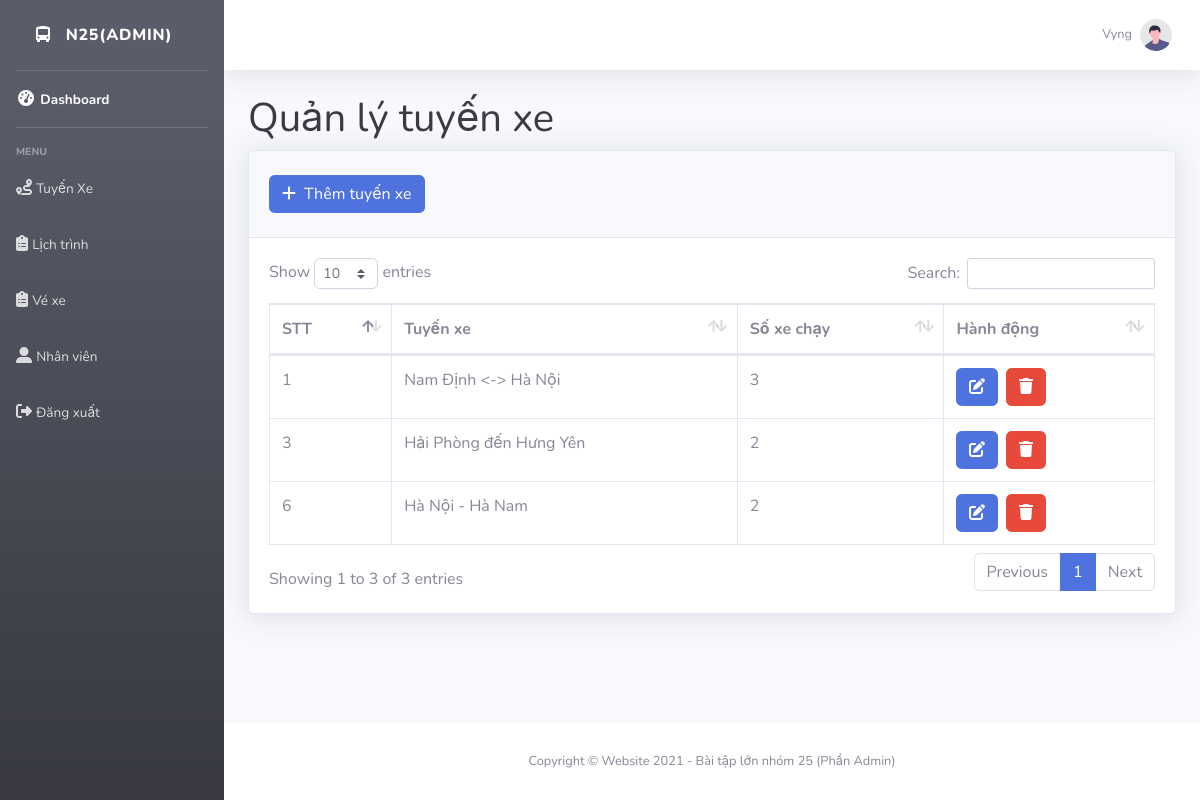
/admin/index.php?controller=route&action=home (signed in), run on the app's committed database.
### tables this page shows
CREATE TABLE `bus_route` (
  `id` int(11) NOT NULL,
  `routeName` varchar(255) NOT NULL,
  `totalBus` int(11) NOT NULL
);

### admin/routes.php (called while the page is built, shortened)
<?php
$controller = new $kclass();
$controller->$action();

### admin/index.php (called while the page is built, shortened)
<?php require_once "../admin/routes.php"; ?>

### admin/models/routemodel.php (called while the page is built, shortened)
<?php
class RouteModel
{
    public function __construct($id, $routeName, $totalBus)
    {
        $this->id = $id;
        $this->routeName = $routeName;
        $this->totalBus = $totalBus;
    }
    public static function selected()
    {
        $list = [];
        $db = DB::getInstance();
        $query = $db->query('SELECT * FROM bus_route');
        foreach ($query->fetchAll() as $item) {
            $list[] = new RouteModel($item['id'], $item['routeName'], $item['totalBus']);
        }
        return $list;
    }
}

### admin/views/routes/route.php (the view, shortened to what this page needs)
<div class="container-fluid">
    <h1 class="h1 mb-2 text-gray-900">Quản lý tuyến xe</h1>
    <div class="card shadow mb-4">
        <div class="card-header py-3">
            <h6 class="m-0 font-weight-bold text-primary"><a href="index.php?controller=route&action=create"><button class="btn btn-primary my-2"><i class="fas fa-plus mr-2"></i>Thêm tuyến xe</button></a></h6>
        </div>
        <div class="card-body">
            <div class="table-responsive">
                <table class="table table-bordered" id="dataTable" width="100%" cellspacing="0">
                    <thead>
                        <tr>
                            <th>STT</th>
                            <th>Tuyến xe</th>
                            <th>Số xe chạy</th>
                            <th>Hành động</th>
                        </tr>
                    </thead>
                    <tbody>
                        <?php foreach ($routes as $route) {
    echo '<tr>';
    echo '<td>'.$route->id.'</td>';
    echo '<td>'.$route->routeName.'</td>';
    echo '<td>'.$route->totalBus.'</td>';
    echo '<td>';
    echo '<a class="mr-2" href="index.php?controller=route&action=edit&id='.$route->id.'"><button class="btn btn-primary"><i class="fas fa-edit"></i></button></a>';
    echo '<button class="btn btn-danger" onclick = "return Delete('.$route->id.')"><i class="fas fa-trash"></i></button>';
    echo '</td>';
    echo '</tr>';
} ?>
                    </tbody>
                </table>
            </div>
        </div>
    </div>
</div>

### data on the page
bus_route: id "1", routeName "Nam Định <-> Hà Nội", totalBus "3"
bus_route: id "3", routeName "Hải Phòng đến Hưng Yên", totalBus "2"
bus_route: id "6", routeName "Hà Nội - Hà Nam", totalBus "2"

### other printed values
$_SESSION['User_name'] "Vyng"
